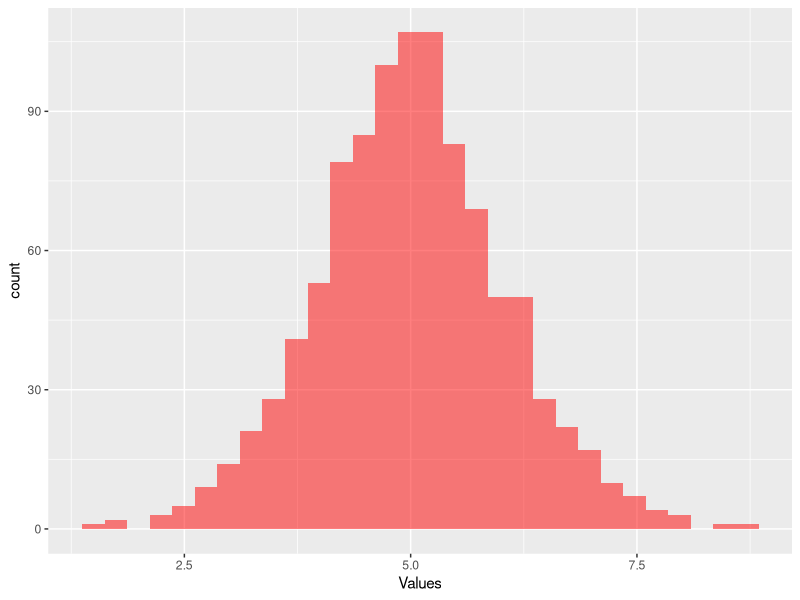

R code for this plot:
## ---- chunk 1
knitr::opts_chunk$set(echo = TRUE)
## ---- chunk 2
norm_26 <- rnorm(26)
## ---- chunk 3
# Exclude the mean - fourth element in the vector
summary(norm_26)[-4]
## ---- chunk 4
n <- 100
d <- 10
pois_100 <- matrix(rpois(n, 1), d)
## ---- chunk 5
# max columns randomly gives the index when there is a tie
max_i <- max.col(pois_100)
# index the original values with max_i nice to have the index
pois_100[cbind(seq(10),max_i)]

# Or use apply - tidier solution
apply(X = pois_100, MARGIN = 1, FUN = max)

# Use apply with an anonymous function - flexible
row_max <- apply(X = pois_100, MARGIN = 1, FUN = function(x){max(x)})
## ---- chunk 6
list_r <- list(pois_100, row_max)
## ---- chunk 7
lapply(list_r,FUN = length)

## ---- chunk 8
row_max <- function(x){
  apply(X = x, MARGIN = 1, FUN = function(x){max(x)})
}
row_max(pois_100)
## ---- chunk 9
sim_values <- function(n, dist = "Normal", ...) {
  
  if (tolower(dist) == "normal") {
    mean <- list(...)$mean
    sd <- list(...)$sd
    if (is.null(mean)) {
      mean <- 0
    }
    if (is.null(sd)) {
      sd <- 1
    }
    rnorm(n, mean, sd)
  }
  
  else if (tolower(dist) == "poisson"){
    lambda <- list(...)$lambda
    if (is.null(lambda)) {
      lambda <- 1
    }
    rpois(n, lambda)
  }
  
  else if (tolower(dist) == "binomial") {
    size <- list(...)$size
    prob <- list(...)$prob
    if (is.null(size)) {
      size <- 10
    }
    if (is.null(prob)) {
      prob <- 0.5
    }
    rbinom(n, size, prob)
  }
  
}
## ---- chunk 10
library(ggplot2)
df_sim <- data.frame(Values =sim_values(1000, dist = "NORMAL", mean = 5))

ggplot() + geom_histogram(data = df_sim,mapping = aes(Values), bins = 30,
                          fill = "red", alpha = 0.5)
